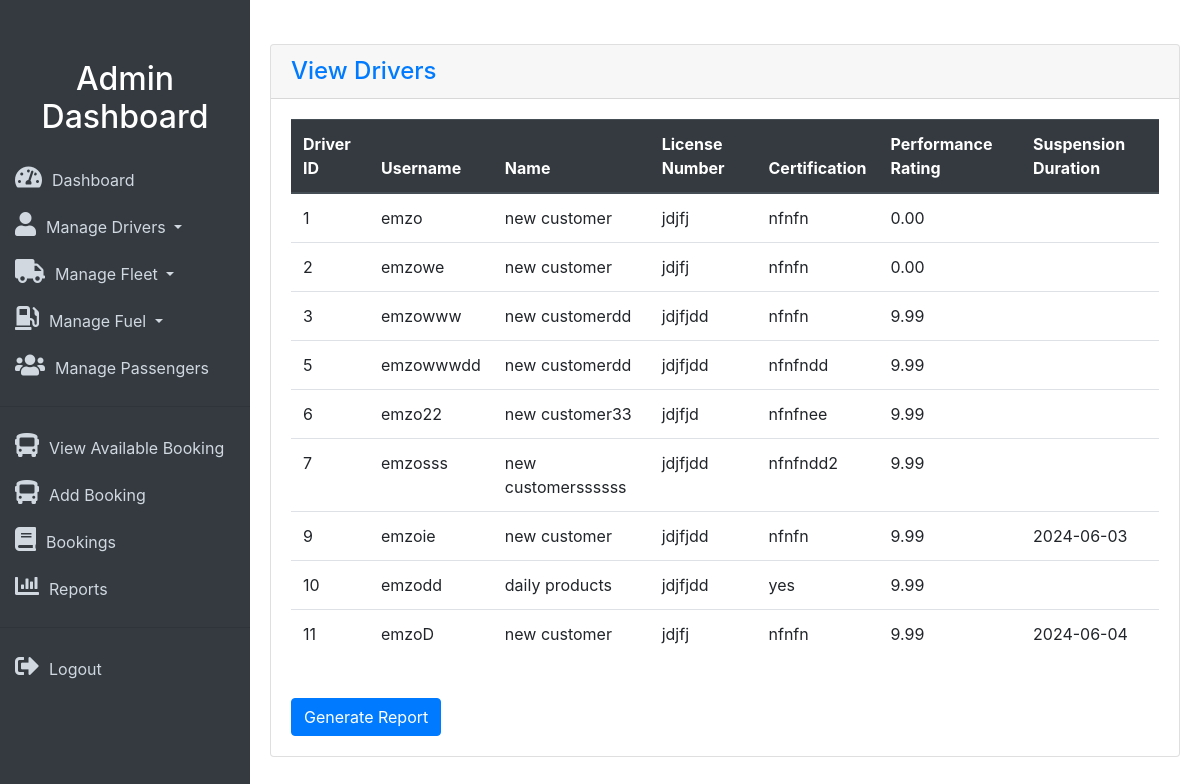
The app's page /admin/adminviewdriver.php (signed in) with its own data.
### tables this page shows
CREATE TABLE `driver` (
  `DriverID` int(11) NOT NULL,
  `Username` varchar(50) NOT NULL,
  `Password` varchar(100) NOT NULL,
  `Name` varchar(100) NOT NULL,
  `LicenseNumber` varchar(50) NOT NULL,
  `Certification` varchar(100) DEFAULT NULL,
  `PerformanceRating` decimal(3,2) DEFAULT NULL,
  `Suspended` tinyint(1) DEFAULT 0,
  `SuspensionEndDate` date DEFAULT NULL
);

### admin/adminviewdriver.php (the view, shortened to what this page needs)
<?php
 include 'db_connect.php';
?>
<!DOCTYPE html>
<html lang="en">
<head>
    <link rel="stylesheet" href="https://stackpath.bootstrapcdn.com/bootstrap/4.5.2/css/bootstrap.min.css">
    <link rel="stylesheet" href="https://cdnjs.cloudflare.com/ajax/libs/font-awesome/5.15.4/css/all.min.css">
    <link rel="stylesheet" href="css/style.css">
</head>
<body>
    <div class="sidebar">
        <h2>Admin Dashboard</h2>
        <a href="admindashboard.php"><i class="fas fa-tachometer-alt icon"></i>Dashboard</a>
        <div class="dropdown">
            <a href="#" class="dropdown-toggle" id="manageDriversDropdown" data-toggle="dropdown" aria-haspopup="true" aria-expanded="false">
                <i class="fas fa-user icon"></i>Manage Drivers
            </a>
        </div>
        <div class="dropdown">
        <a href="#" class="dropdown-toggle" id="manageFleetDropdown" data-toggle="dropdown" aria-haspopup="true" aria-expanded="false">
    <i class="fas fa-truck icon"></i>Manage Fleet
</a>
</div>
<div class="dropdown">
<a href="#" class="dropdown-toggle" id="manageFuelDropdown" data-toggle="dropdown" aria-haspopup="true" aria-expanded="false">
    <i class="fas fa-gas-pump icon"></i>Manage Fuel
</a>
</div>
        <a href="adminmanagepas.php"><i class="fas fa-users icon"></i>Manage Passengers</a>
        <hr>
        <a href="Viewavailabletrips.php"><i class="fas fa-bus icon"></i>View Available Booking</a>
        <a href="add_booking.php"><i class="fas fa-bus icon"></i>Add Booking</a>
        <a href="adminviewbook.php"><i class="fas fa-book icon"></i>Bookings</a>
        <a href="reports.php"><i class="fas fa-chart-bar icon"></i>Reports</a>
        <hr>
        <a href="logout.php"><i class="fas fa-sign-out-alt icon"></i>Logout</a>
    </div>
    <div class="content">
        <div class="card mt-4">
            <div class="card-header">
        <h4 class="mb-0">View Drivers</h4>
    </div>
    <div class="card-body">
        <div class="table-responsive">
            <table class="table table-hover">
                <thead class="thead-dark">
                    <tr>
                        <th>Driver ID</th>
                        <th>Username</th>
                        <th>Name</th>
                        <th>License Number</th>
                        <th>Certification</th>
                        <th>Performance Rating</th>
                        <th>Suspension Duration</th>
                    </tr>
                </thead>
                <tbody>
                    <?php
                    $sql = "SELECT * FROM Driver";
                    $result = $conn->query($sql);
                    if ($result->num_rows > 0) {
                        while($row = $result->fetch_assoc()) {
                            echo "<tr>";
                            echo "<td>" . $row["DriverID"] . "</td>";
                            echo "<td>" . $row["Username"] . "</td>";
                            echo "<td>" . $row["Name"] . "</td>";
                            echo "<td>" . $row["LicenseNumber"] . "</td>";
                            echo "<td>" . $row["Certification"] . "</td>";
                            echo "<td>" . $row["PerformanceRating"] . "</td>";
                            echo "<td>" . $row["SuspensionEndDate"] . "</td>";
                            echo "</tr>";
                        }
                    } else {
                        echo "<tr><td colspan='7'>No drivers found.</td></tr>";
                    }
                    ?>
                </tbody>
            </table>
        </div>
        <div class="mt-4">
            <form action="generate_report.php" method="post">
                <button type="submit" class="btn btn-primary">Generate Report</button>
            </form>
        </div>
    </div>
</div>
</body>
</html>

### admin/css/style.css (style rules this page uses)
.sidebar { height: 100%; width: 250px; position: fixed; top: 0; left: 0; background-color: #343a40; padding-top: 50px; overflow-y: auto; }
.sidebar h2 { color: #fff; padding: 10px 0; text-align: center; }
.sidebar a { padding: 10px 15px; text-decoration: none; display: block; color: #d1d8e0; transition: background-color 0.3s; }
.content { margin-left: 250px; padding: 20px; transition: margin-left 0.3s; }
.icon { font-size: 24px; margin-right: 10px; }
h2 { color: #343a40; margin-top: 0; }
h4 { color: #007bff; }
@media screen and (min-width: 768px) { .sidebar { left: 0; } }
@media screen and (min-width: 768px) { .content { margin-left: 250px; } }

### records on screen
driver: DriverID "1", Username "emzo", Name "new customer", LicenseNumber "jdjfj", Certification "nfnfn", PerformanceRating "0.00"
driver: DriverID "2", Username "emzowe", Name "new customer", LicenseNumber "jdjfj", Certification "nfnfn", PerformanceRating "0.00"
driver: DriverID "3", Username "emzowww", Name "new customerdd", LicenseNumber "jdjfjdd", Certification "nfnfn", PerformanceRating "9.99"
driver: DriverID "5", Username "emzowwwdd", Name "new customerdd", LicenseNumber "jdjfjdd", Certification "nfnfndd", PerformanceRating "9.99"
driver: DriverID "6", Username "emzo22", Name "new customer33", LicenseNumber "jdjfjd", Certification "nfnfnee", PerformanceRating "9.99"
driver: DriverID "7", Username "emzosss", Name "new customerssssss", LicenseNumber "jdjfjdd", Certification "nfnfndd2", PerformanceRating "9.99"
driver: DriverID "9", Username "emzoie", Name "new customer", LicenseNumber "jdjfjdd", Certification "nfnfn", PerformanceRating "9.99", SuspensionEndDate "2024-06-03"
driver: DriverID "10", Username "emzodd", Name "daily products", LicenseNumber "jdjfjdd", Certification "yes", PerformanceRating "9.99"
driver: DriverID "11", Username "emzoD", Name "new customer", LicenseNumber "jdjfj", Certification "nfnfn", PerformanceRating "9.99", SuspensionEndDate "2024-06-04"
